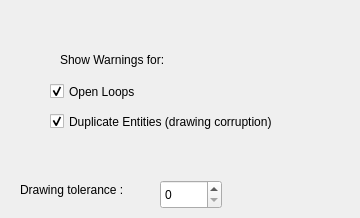
      <widget class="QWidget" name="page_7" >
       <widget class="QLabel" name="label_25" >
        <property name="geometry" >
         <rect>
          <x>60</x>
          <y>50</y>
          <width>181</width>
          <height>19</height>
         </rect>
        </property>
        <property name="text" >
         <string>Show Warnings for:</string>
        </property>
       </widget>
       <widget class="QCheckBox" name="checkBox_5" >
        <property name="geometry" >
         <rect>
          <x>50</x>
          <y>80</y>
          <width>111</width>
          <height>23</height>
         </rect>
        </property>
        <property name="text" >
         <string>Open Loops</string>
        </property>
        <property name="checked" >
         <bool>true</bool>
        </property>
       </widget>
       <widget class="QCheckBox" name="checkBox_6" >
        <property name="geometry" >
         <rect>
          <x>50</x>
          <y>110</y>
          <width>301</width>
          <height>23</height>
         </rect>
        </property>
        <property name="text" >
         <string>Duplicate Entities (drawing corruption)</string>
        </property>
        <property name="checked" >
         <bool>true</bool>
        </property>
       </widget>
       <widget class="QSpinBox" name="spinBox_5" >
        <property name="geometry" >
         <rect>
          <x>160</x>
          <y>180</y>
          <width>62</width>
          <height>29</height>
         </rect>
        </property>
       </widget>
       <widget class="QLabel" name="label_26" >
        <property name="geometry" >
         <rect>
          <x>20</x>
          <y>180</y>
          <width>141</width>
          <height>19</height>
         </rect>
        </property>
        <property name="whatsThis" >
         <string>Distance at which a point and another are considered the same.</string>
        </property>
        <property name="text" >
         <string>Drawing tolerance :</string>
        </property>
        <property name="buddy" >
         <cstring>spinBox_5</cstring>
        </property>
       </widget>
      </widget>
